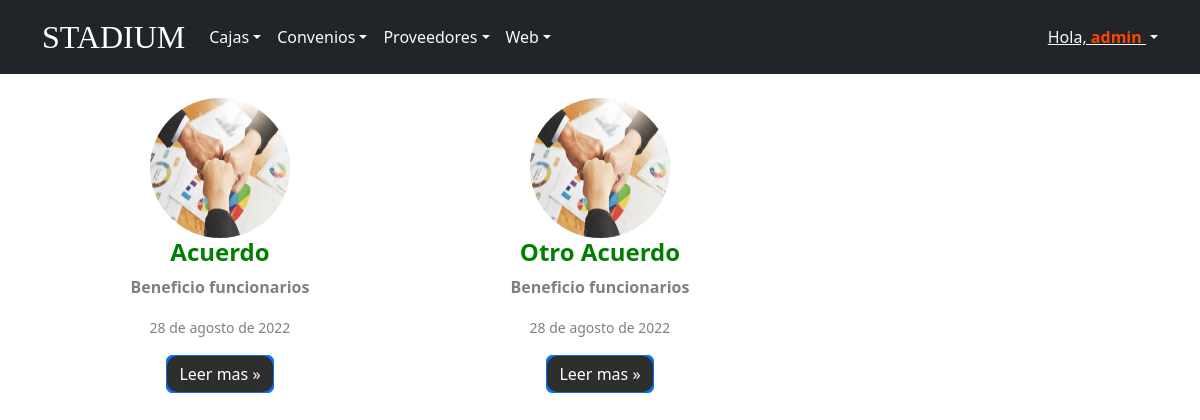
The app's page /Stadium/adm/noticias (signed in) with its own data.
### ArticulosApp/models.py (models this page shows)
class Noticias(models.Model):
    nombre_noticia=models.CharField(max_length=50,name="Nombre")
    descripcion_noticia = models.CharField(max_length=200, name="Descripcion")
    noticia_noticia = models.TextField(max_length=5000, name="Noticia")
    imagen_noticia = models.ImageField(
        upload_to="media/", blank=True, null=True, name="Imagen")
    tema_noticia=models.CharField(max_length=50, choices=tema_noticia,name="Tema")
    fecha_noticia=models.DateField(blank=True, null=True)

### AdministracionApp/views.py (the view)
# urls.py: path('noticias', noticias, name='noticias'),
def noticias(request):
    noticias = Noticias.objects.all().order_by('-fecha_noticia')
    return render(request, "noticias.html",{"noticias":noticias})

### AdministracionApp/templates/AdministracionApp/noticias.html (shortened to what this page needs)
{% extends 'base.html' %}
{% load static %}
{% block content %}
<link href="{% static 'assets/dist/css/bootstrap.min.css' %}" rel="stylesheet">
<section><br>
<div class="container marketing">
    <div class="row text-center">
        {% for n in noticias %}
        <div class="col-lg-4">
            <img src="{{n.Imagen.url}}" width="140" height="140" class="bd-placeholder-img rounded-circle">
            <h4 class="fw-normal" style="color:green"><strong>{{n.Nombre}}</strong></h4>
            <p style="color:grey"><strong>{{n.Descripcion}}</strong></p>
            <p style="color:grey"><small>{{n.fecha_noticia}}</small></p>
            <a class="btn btn-primary" href="{% url 'noticias_detail' n.id %}">Leer mas &raquo;</a>
        </div>
        {% endfor %}
    </div>
</section>
{% endblock %}

### Stadium_Calzados/templates/login/base.html (shortened to what this page needs)
{% load static %}
<!doctype html>
<html lang="es">
<head>
    <link rel="stylesheet" href="https://cdn.jsdelivr.net/npm/bootstrap-icons@1.9.1/font/bootstrap-icons.css">
    <link rel="stylesheet" href="{% static 'css/pdf.css' %}">
    <link href="{% static 'assets/dist/css/bootstrap.min.css' %}" rel="stylesheet">
    <link href="{% static 'css/navbar.css' %}" rel="stylesheet">
    <link href="{% static 'css/headers.css' %}" rel="stylesheet">
    <link href="{% static 'css/form-validation.css' %}" rel="stylesheet">
</head>
<body>
<nav class="navbar navbar-expand-lg navbar-dark bg-dark" aria-label="Fifth navbar example">
<div class="container">
<a class="navbar-brand" style="font-size:150%; font-size: 200%; font-family: Georgia, 'Times New Roman', Times, serif;" href="{% url 'inicio' %}">STADIUM</a>
<div class="collapse navbar-collapse" id="navbarsExample05">
<ul class="navbar-nav me-auto mb-2 mb-lg-0">
    {% if user.is_staff %}
<li class="nav-item dropdown">
    <a class="nav-link dropdown-toggle text-light" href="#" id="dropdown05" data-bs-toggle="dropdown"
        aria-expanded="false">Cajas</a>
</li>
<li class="nav-item dropdown">
    <a class="nav-link dropdown-toggle text-light" href="#" id="dropdown05" data-bs-toggle="dropdown"
        aria-expanded="false">Convenios</a>
</li>
<li class="nav-item dropdown">
    <a class="nav-link dropdown-toggle text-light" href="#" id="dropdown05" data-bs-toggle="dropdown"
        aria-expanded="false">Proveedores</a>
</li>
<li class="nav-item dropdown">
    <a class="nav-link dropdown-toggle text-light" href="#" id="dropdown05" data-bs-toggle="dropdown"
        aria-expanded="false">Web</a>
</li>
{% endif %}
</ul>
</div>
<div class="dropdown text-end">
{% if user.is_staff %}
<a href="#" class="d-block link-dark text-light dropdown-toggle" id="dropdownUser1" data-bs-toggle="dropdown" aria-expanded="false">
<img class="rounded-circle" style="color:white">Hola, <strong style="color: orangered">{{user}}
</strong></a>
{% endif %}
</div>
</div>
</nav>
{% block content %}
{% endblock %}
</body>
</html>

### static/css/navbar.css (style rules this page uses)
body { padding-bottom: 30px; }
.navbar { margin-bottom: 0px; }

### static/css/headers.css (style rules this page uses)
.dropdown-toggle { outline: 0; }

### static/css/form-validation.css (style rules this page uses)
.container { max-width: 960px; }

### Stadium_Calzados/templates/login/base.html (style rules this page uses)
.bd-placeholder-img { font-size: 1.125rem; text-anchor: middle; -webkit-user-select: none; -moz-user-select: none; user-select: none; }

### AdministracionApp/templates/AdministracionApp/noticias.html (style rules this page uses)
.btn { padding: 0.9em 1.6em; border: none; outline: none; color: #FFF; font-family: inherit; font-weight: 500; font-size: 17px; cursor: pointer; position: relative; z-index: 0; border-radius: 12px; }
.btn::after { content: ""; z-index: -1; position: absolute; width: 100%; height: 100%; background-color: rgb(46, 46, 46); left: 0; top: 0; border-radius: 10px; }
.btn::before { content: ""; background: linear-gradient( 45deg, #FF0000, #002BFF, #FF00C8, #002BFF, #FF0000, #002BFF, #FF00C8, #002BFF ); position: absolute; top: -2px; left: -2px; background-size: 600%; z-index: -1; width: calc(100% + 4px); height: calc(100% + 4px); filter: blur(8px); animation: glowing 20s linear infinite; transition: opacity .3s ease-in-out; border-radius: 10px; opacity: 0; }

### records on screen
Noticias: Imagen (picture), Nombre "Acuerdo", Descripcion "Beneficio funcionarios", fecha_noticia "28 de agosto de 2022"
Noticias: Imagen (picture), Nombre "Otro Acuerdo", Descripcion "Beneficio funcionarios", fecha_noticia "28 de agosto de 2022"

### other values on screen
{{ user }} "admin"
